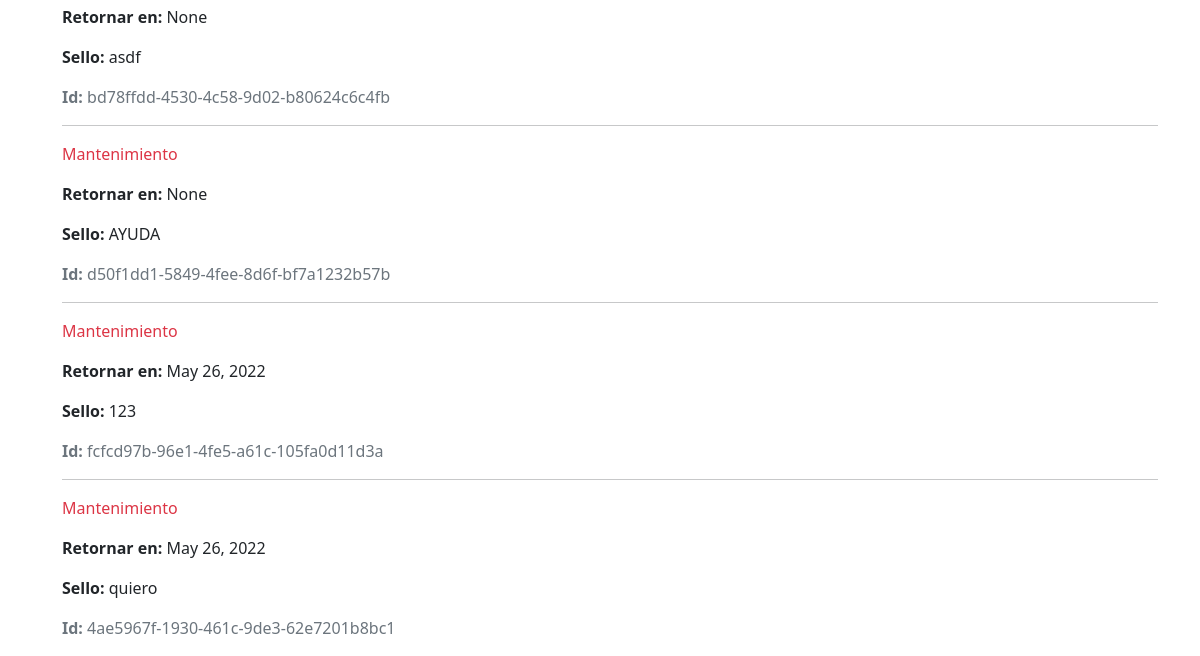
/catalogo/libros/5/ (lower part), run on an earlier commit of the app's database.
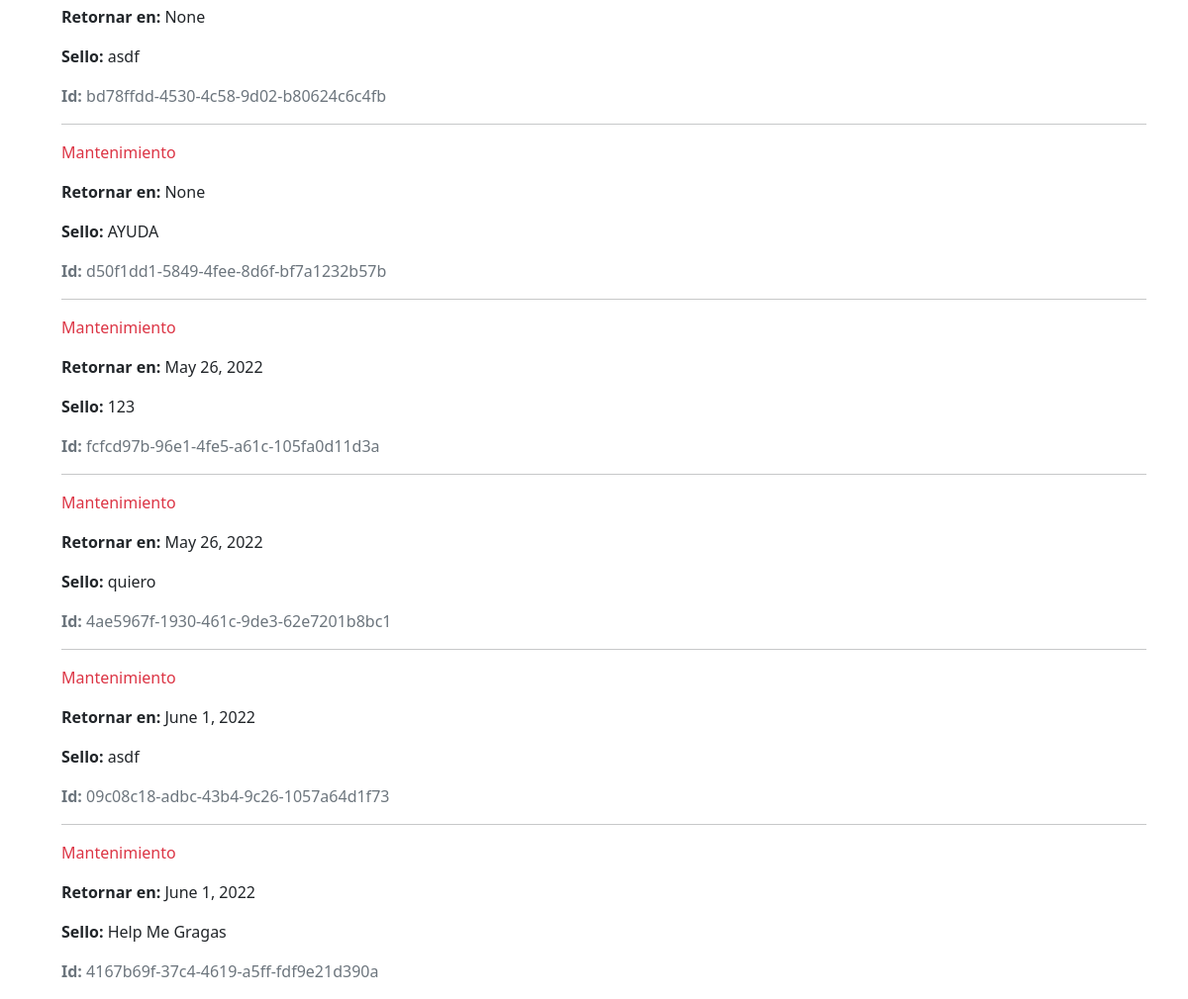
And on a later commit of the database.
### catalogo/models.py (models this page shows, shortened)
class Timestamp(models.Model):
    creado_en = models.DateTimeField(auto_now_add=True)
    editado_en = models.DateTimeField(auto_now=True)
    class Meta:
        abstract = True

class InstanciaLibro(SafeDeleteModel, Timestamp):
    id = models.UUIDField(primary_key=True, default=uuid.uuid4,
                          help_text='Identificador único para este libro particular en toda la biblioteca')
    libro = models.ForeignKey('Libro', on_delete=models.CASCADE, null=True)
    sello = models.CharField(max_length=200)
    fecha_entrega = models.DateField(null=True, blank=True)
    prestatario = models.ForeignKey(User, on_delete=models.SET_NULL, null=True, blank=True)
    ESTADO_PRESTAMO = (
        ('m', 'Mantenimiento'),
        ('p', 'En Prestamo'),
        ('d', 'Disponible'),
        ('r', 'Reservado'),
    )
    estado = models.CharField(
        max_length=1,
        choices=ESTADO_PRESTAMO,
        blank=True,
        default='m',
        help_text='Disponibilidad del libro',
    )
    """
    Si no quieres definir ordenamiento en el modelo estas son las alternativas:

    Add a ordering inside a class Meta declaration on your model.
    Add a queryset attribute in your custom class-based view, specifying an order_by().
    Adding a get_queryset method to your custom class-based view and also specify the order_by().¿
    """
    class Meta:
        ordering = ['fecha_entrega']
        permissions = (("puede_marcar_retornado", "Marcar libro como retornado"),)

### catalogo/views.py (the view)
# urls.py: path('libros/<int:pk>/', views.DetalleLibro.as_view(), name='detalle-libro'),
class DetalleLibro(generic.DetailView):
    model = Libro
    context_object_name = 'libro'
    template_name = 'detalle_libro.html'

### catalogo/models.py (called while the page is built)
    def get_absolute_url(self):
        return reverse('detalle-autor', args=[str(self.id)])

    def __str__(self):
        return f'{self.apellido}, {self.primer_nombre}'

    def __str__(self):
        return self.nombre

### catalogo/templates/detalle_libro.html (shortened to what this page needs)
{% extends "base.html" %}
{% load static %}
{% block contenido %}
<div style="margin-left:20px;margin-top:20px">
    {% for copia in libro.instancialibro_set.all %}
    <hr>
    <p class="{% if copia.estado == 'd' %}text-success{% elif copia.estado == 'm' %}text-danger{% else %}text-warning{% endif %}">
        {{ copia.get_estado_display }}
    </p>
    {% if copia.estado != 'd' %}
    <p><strong>Retornar en:</strong> {{ copia.fecha_entrega }}</p>
    {% endif %}
    <p><strong>Sello:</strong> {{ copia.sello }}</p>
    <p class="text-muted"><strong>Id:</strong> {{ copia.id }}</p>
    {% endfor %}
</div>
{% endblock %}

What changed in the data, as far as the page shows it:
added InstanciaLibro: estado "Mantenimiento", fecha_entrega "June 1, 2022", sello "asdf", id "09c08c18-adbc-43b4-9c26-1057a64d1f73"
added InstanciaLibro: estado "Mantenimiento", fecha_entrega "June 1, 2022", sello "Help Me Gragas", id "4167b69f-37c4-4619-a5ff-fdf9e21d390a"
